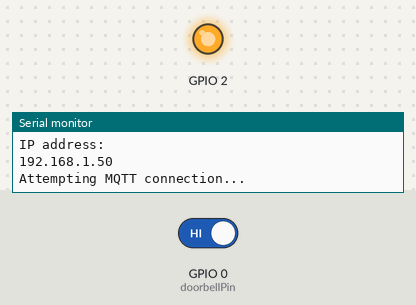
Bench run of a sketch on a simulated ESP8266 (NodeMCU). Parts: output pins drawn as LEDs (lit = HIGH), the last lines printed to the serial monitor. The test bench sets the inputs (shaded band); at power-on: GPIO 0 (doorbellPin) HIGH. WiFi joins after 1.5 s; servers stay silent unless stated; no MQTT or app messages arrive unless stated.

Above: at 3.7 s.
3.8 s: GPIO 0 (doorbellPin) driven LOW
At 4.8 s:
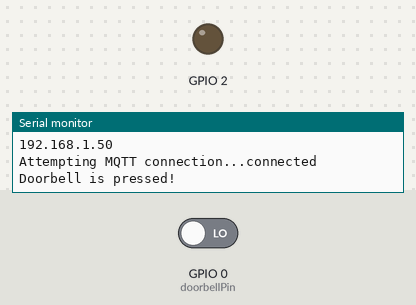
Timing chart, 0 to 12.0 s (numbered marks = the images above; inputs shaded):
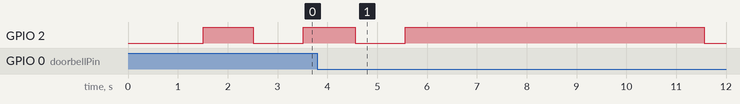

The sketch:

doorbell.ino
```cpp
#include <ESP8266WiFi.h>
#include <PubSubClient.h>
// include the following  "PubSubClient by Nick O'Leary"  sershe for pusub
//This program will send the status of my Doorbell button to MQTT server
//My MQTT server will send message to node red witch will send event to my mobile phone by adding a image from my camera looking at the Gate button.
//WIFI
const char* wifi_ssid = "wifi";
const char* wifi_password = "password";

//MQTT
const char* mqtt_server = "192.168.10.114";//"mqtt.giga.co.za";
const char* mqtt_user = "mqtt";
const char* mqtt_password = "password";
const char* clientID = "Doorbell";

//VARS
const char* doorbell_topic = "bassonia/outdoors/doorbell";
const int doorbellPin = 0;
int doorbellState = 0;

WiFiClient espClient;
PubSubClient client(espClient);

//connect D0 via doorbell switch to ground.
void setup() {
  Serial.begin(115200);
  pinMode(doorbellPin, INPUT_PULLUP);
  pinMode(LED_BUILTIN, OUTPUT);     // Initialize the LED_BUILTIN pin as an output

  setup_wifi();
  client.setServer(mqtt_server, 1883);
}

void blink_now(){
    digitalWrite(LED_BUILTIN, LOW);
    delay(1000);
    digitalWrite(LED_BUILTIN, HIGH);
    delay(1000);
}

void setup_wifi() {
  //Turn off Access Point
  WiFi.mode(WIFI_STA);
  delay(10);

  // We start by connecting to a WiFi network
  Serial.println();
  Serial.print("Connecting to ");
  Serial.println(wifi_ssid);

  WiFi.begin(wifi_ssid, wifi_password);

  while (WiFi.status() != WL_CONNECTED) {
    delay(500);
    Serial.print(".");
    blink_now();
  }

  Serial.println("");
  Serial.println("WiFi connected");
  Serial.println("IP address: ");
  Serial.println(WiFi.localIP());
}

void reconnect() {
  // Loop until we're reconnected
  while (!client.connected()) {
    Serial.print("Attempting MQTT connection...");
    blink_now();
    // Attempt to connect
    if (client.connect(clientID, mqtt_user, mqtt_password)) {
      Serial.println("connected");
      // Once connected, publish an announcement...
      client.publish(doorbell_topic, "Doorbell connected to MQTT");
    } else {
      Serial.print("failed, rc=");
      Serial.print(client.state());
      Serial.println(" try again in 5 seconds");
      // Wait 5 seconds before retrying
      delay(5000);
    }
  }
}

void loop() {
  if (!client.connected()) {
    reconnect();
  }
  client.loop();
  doorbellState = digitalRead(doorbellPin);

  if ( doorbellState == LOW ) {
    // Put your code here.  e.g. connect, send, disconnect.
    Serial.println("Doorbell is pressed!");
    client.publish(doorbell_topic, "on", true);
    blink_now();

    delay( 5000 );
  }
}
```

Measured:
- after the input at 3.8 s, GPIO 2: HIGH → LOW after 0.76 s, → HIGH 1.0 s later, → LOW 6.0 s later
